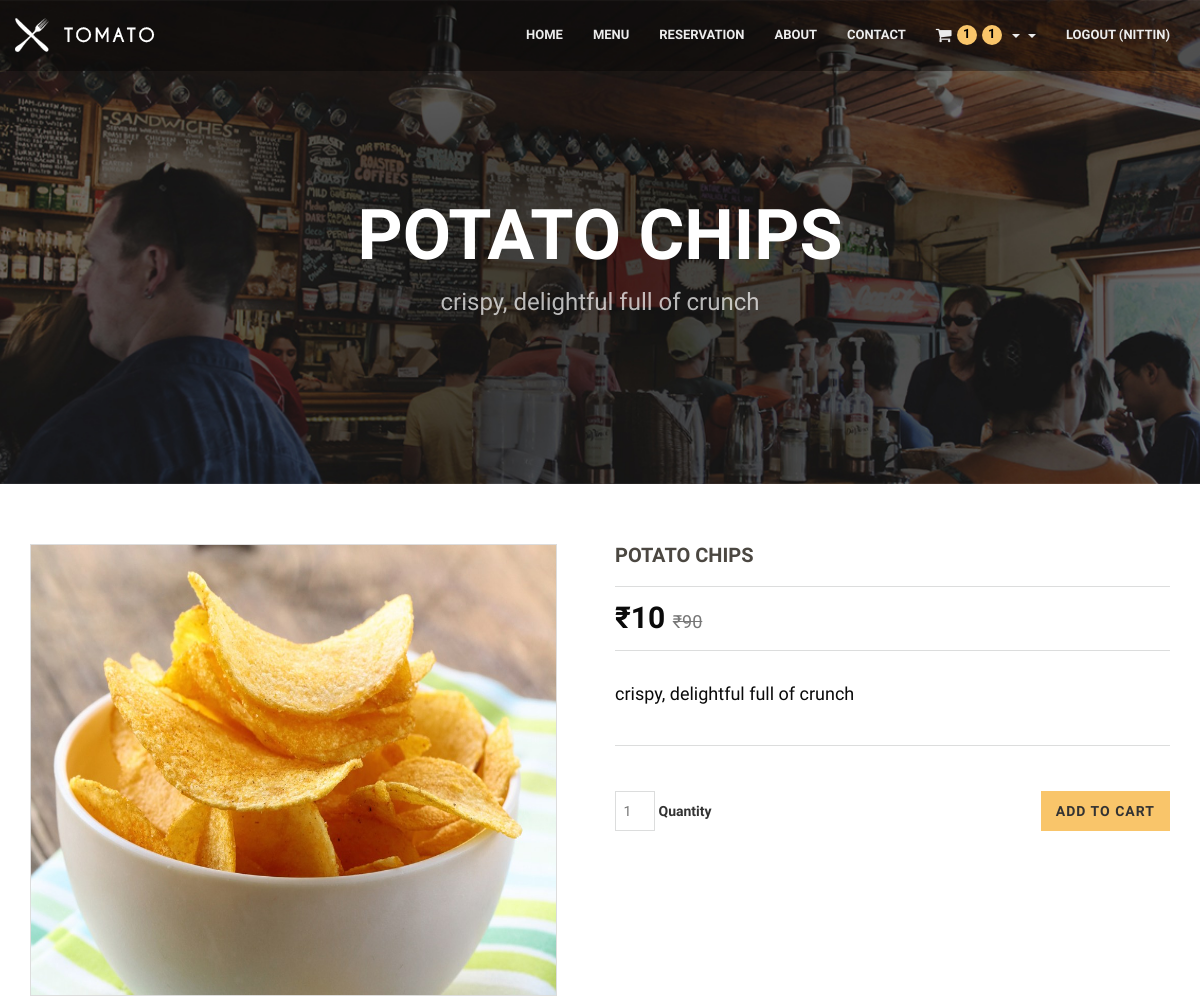
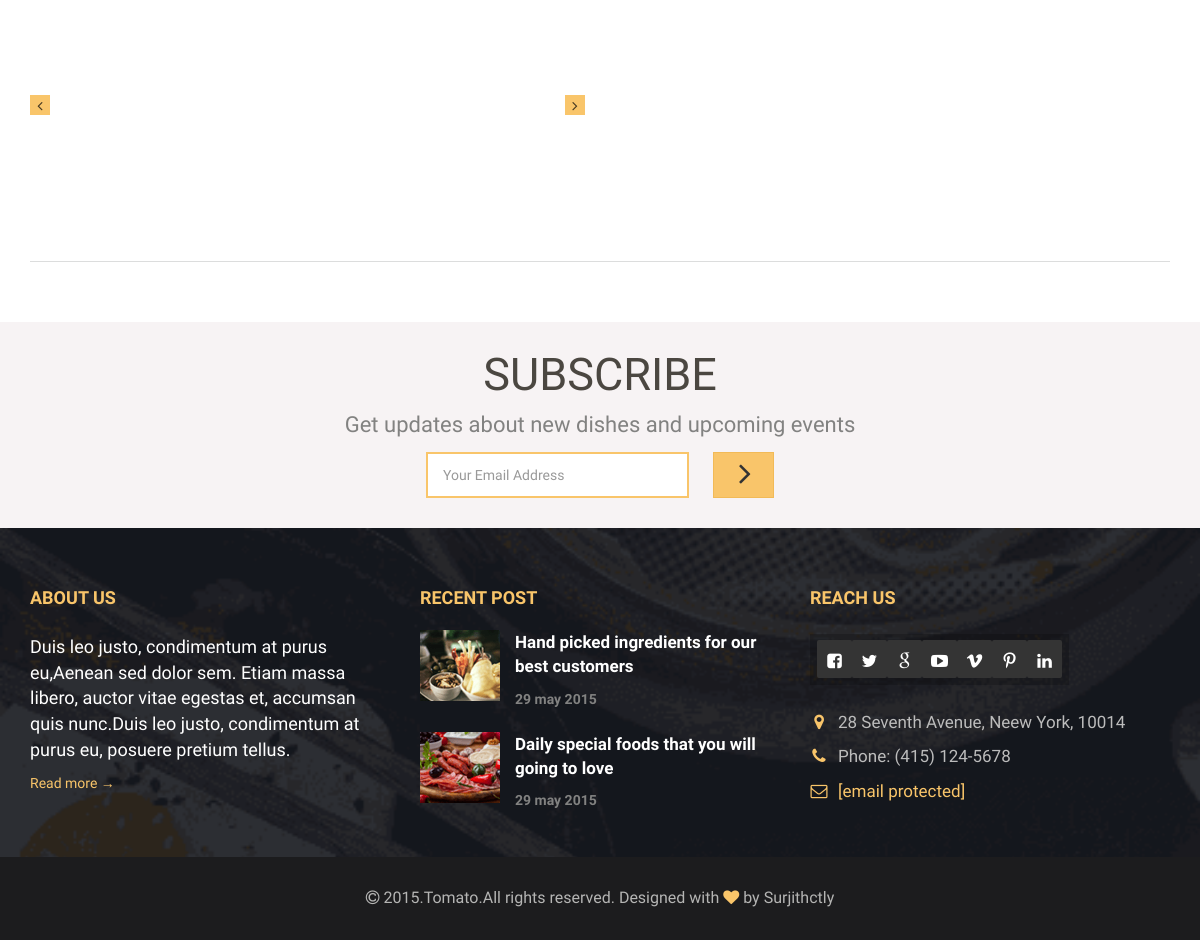
The page /management/dish/17 (signed in) on the database its author committed (2 pictures, top to bottom).
### management/models.py (models this page shows, shortened)
class Dish(models.Model):
    cat = models.ForeignKey(Category, on_delete=models.CASCADE)
    title = models.CharField(max_length=35, blank=True, null=True)
    price = models.IntegerField(blank=True, null=True)
    mrp = models.IntegerField(blank=True, null=True)
    img = models.FileField(blank=True, null=True)
    img1 = models.FileField(blank=True, null=True)
    img2 = models.FileField(blank=True, null=True)
    dis = models.TextField(blank=True, null=True)
    avail = models.BooleanField(blank=True, null=True ,default=True)

### management/views.py (the view, shortened to what this page needs)
# urls.py: path('dish/<int:dishid>',SinglePage, name='dish'),
def SinglePage(request, dishid):
    dish = Dish.objects.filter(id = dishid).first()
    d = {}
    if request.user.is_authenticated:
        cartDish, total,orderCount = HeaderCart(request.user)
        d = {'dish':dish, 'cartDish':cartDish,'orderCount':orderCount, 'total':total}
    else:
        d = {'dish':dish}
    return render(request, 'shop_single_full.html', d)

### management/views.py (called while the page is built)
def HeaderCart(usr):
    cartDish = Add_to_cart.objects.filter(user = usr)
    total = 0
    for i in cartDish:
        total += (i.dish.price) * (i.qty)
    return cartDish, total, len(cartDish)

### templates/shop_single_full.html (shortened to what this page needs)
{% extends 'base.html' %}
{% block body %}
{% load static %}
            <section class="page_header">
                <div class="container">
                    <div class="row">
                        <div class="col-md-12 text-center">
                            <h2 class="text-uppercase">{{dish.title}}</h2>
                            <p>{{ dish.dis}}</p>
                        </div>
                    </div>
                </div>
            </section>
            <section class="shop-content">
                <div class="container">
                    <div class="row">
                        <div class="col-md-6">
                            <div class="single-shop-carousel">
                                <div>
                                    <img class="img-responsive" src="{{ dish.img.url }}" alt="1" style=" height:450px; width:550px; ">
                                </div>
                            </div>
                            <div class="single-shop-carousel-nav">
                                <div>
                                    <img class="img-responsive" src="{{ dish.img.url }}" alt="2" style=" height:150px; width:150px; ">
                                </div>
                                <div>
                                    <img class="img-responsive" src="{{ dish.img1.url }}" alt="2" style=" height:150px; width:150px; ">
                                </div>
                                <div>
                                    <img class="img-responsive" src="{{ dish.img2.url }}" alt="2" style=" height:150px; width:150px; ">
                                </div>
                            </div>
                        </div>
                        <div class="col-md-6 shop-single-info">
                            <div class="shop-single-title">
                                <h3 class="text-left">{{ dish.title }}</h3>
                            </div>
                            <div class="shop-single-price">
                                <div class="ssp pull-left">&#8377;{{dish.price}} <span>&#8377;{{ dish.mrp }}</span></div>
                            </div>
                            <p>{{ dish.dis }}</p>
                            <form action="" method="post">
                            <div class="quantity">
                                <input type="number" name='qty' min='1' max='5' required default='1' placeholder="1">
                                <label>Quantity</label>
                                <button type='submit' class="btn btn-default pull-right">Add to Cart</button>
                            </div>
                        </form>
                        </div>
                    </div>
                    <div class="tab-style3">
                    </div>
                    </div>
                </div>
           {% endblock %}

### templates/base.html (shortened to what this page needs)
<!DOCTYPE html>
{% load static %}
<html lang="en">
<head>
    <link rel="stylesheet" href="{% static 'css/bootstrap.min.css' %}">
    <link rel="stylesheet" href="{% static 'css/font-awesome/css/font-awesome.css' %}">
    <link rel="stylesheet" href="{% static 'css/plugin.css' %}">
    <link rel="stylesheet" href="{% static 'css/main.css' %}">
</head>
<body>
    <div class="body">
        <div class="main-wrapper">
            <nav class="navbar navbar-fixed-top">
                <div class="container">
                    <div class="navbar-header">
                        <a class="navbar-brand" href="index-2.html">
                            <img src="{% static 'img/nav-logo.png' %}" alt="nav-logo">
                        </a>
                    </div>
                    <div id="navbar" class="navbar-collapse collapse">
                        <ul class="nav navbar-nav navbar-right">
                            <li><a href="{% url 'home' %}">Home</a></li>
                            <li><a href="{% url 'menu' %}">Menu</a></li>
                            <li><a href="{% url 'reservation' %}">Reservation</a></li>
                            <li><a href="{% url 'about' %}">About</a></li>
                            <li><a href="{% url 'contact' %}">Contact</a></li>
                            {% if request.user.is_authenticated %}
                            <li class="dropdown">
                                <a class="css-pointer dropdown-toggle" data-toggle="dropdown" role="button"
                                    aria-haspopup="true" aria-expanded="false"><i
                                        class="fa fa-shopping-cart fsc pull-left"></i>
                                        <span class="cart-number">{{ request.user.add_to_cart_set.count }}</span><span class="caret"></span>
                                        <span class="cart-number">{{ orderCount }}</span><span class="caret"></span>
                                </a>
                            </li>
                            <li><a href="{% url 'logout' %}">Logout ({{ user.username }})</a></li>
                            {% else %}
                            <li><a href="{% url 'account' %}">Account  </a></li>
                            {% endif %}
                        </ul>
                    </div>
                </div>
            </nav>
{% block body %}
{% endblock body %}
<section class="subscribe">
                <div class="container">
                    <div class="row">
                        <div class="col-md-12">
                            <h1>Subscribe</h1>
                            <p>Get updates about new dishes and upcoming events</p>
                            <form class="form-inline"
                                action="https://demo.web3canvas.com/themeforest/tomato/php/subscribe.php" id="invite"
                                method="POST">
                                <div class="form-group">
                                    <input class="e-mail form-control" name="email" id="address" type="email"
                                        placeholder="Your Email Address" required>
                                </div>
                                <button type="submit" class="btn btn-default">
                                    <i class="fa fa-angle-right"></i>
                                </button>
                            </form>
                        </div>
                    </div>
                </div>
            </section>
            <section class="footer">
                <div class="container">
                    <div class="row">
                        <div class="col-md-4 col-sm-12">
                            <h1>About us</h1>
                            <p>Duis leo justo, condimentum at purus eu,Aenean sed dolor sem. Etiam massa libero, auctor
                                vitae egestas et, accumsan quis nunc.Duis leo justo, condimentum at purus eu, posuere
                                pretium tellus.</p>
                            <a href="about.html">Read more &rarr;</a>
                        </div>
                        <div class="col-md-4  col-sm-6">
                            <h1>Recent post</h1>
                            <div class="footer-blog clearfix">
                                <a href="blog_right_sidebar.html">
                                    <img src="{% static 'img/thumb8.png' %}" class="img-responsive footer-photo" alt="blog photos">
                                    <p class="footer-blog-text">Hand picked ingredients for our best customers</p>
                                    <p class="footer-blog-date">29 may 2015</p>
                                </a>
                            </div>
                            <div class="footer-blog clearfix last">
                                <a href="blog_right_sidebar.html">
                                    <img src="{% static 'img/thumb9.png' %}" class="img-responsive footer-photo" alt="blog photos">
                                    <p class="footer-blog-text">Daily special foods that you will going to love</p>
                                    <p class="footer-blog-date">29 may 2015</p>
                                </a>
                            </div>
                        </div>
                        <div class="col-md-4  col-sm-6">
                            <h1>Reach us</h1>
                            <div class="footer-social-icons">
                                <a href="https://www.facebook.com/">
                                    <i class="fa fa-facebook-square"></i>
                                </a>
                                <a href="https://www.twitter.com/">
                                    <i class="fa fa-twitter"></i>
                                </a>
                                <a href="https://plus.google.com/">
                                    <i class="fa fa-google"></i>
                                </a>
                                <a href="https://www.youtube.com/">
                                    <i class="fa fa-youtube-play"></i>
                                </a>
                                <a href="https://www.vimeo.com/">
                                    <i class="fa fa-vimeo"></i>
                                </a>
                                <a href="https://www.pinterest.com/">
                                    <i class="fa fa-pinterest-p"></i>
                                </a>
                                <a href="http://www.linkedin.com/">
                                    <i class="fa fa-linkedin"></i>
                                </a>
                            </div>
                            <div class="footer-address">
                                <p><i class="fa fa-map-marker"></i>28 Seventh Avenue, Neew York, 10014</p>
                                <p><i class="fa fa-phone"></i>Phone: (415) 124-5678</p>
                                <p><i class="fa fa-envelope-o"></i><a
                                        href="https://demo.web3canvas.com/cdn-cgi/l/email-protection"
                                        class="__cf_email__"
                                        data-cfemail="65161015150a17112517001611041017040b114b060a08">[email&#160;protected]</a>
                                </p>
                            </div>
                        </div>
                    </div>
                </div>
                <div class="footer-copyrights">
                    <div class="container">
                        <div class="row">
                            <div class="col-md-12">
                                <p><i class="fa fa-copyright"></i> 2015.Tomato.All rights reserved. Designed with <i
                                        class="fa fa-heart primary-color"></i> by Surjithctly</p>
                            </div>
                        </div>
                    </div>
                </div>
            </section>
        </div>
</body>
</html>

### rows shown on the page
Dish: title "POTATO CHIPS", dis "crispy, delightful full of crunch", img (picture), img1 (picture), img2 (picture), price "10", mrp "90"

### other values the page prints
{{ request.user.add_to_cart_set.count }} "1"
{{ orderCount }} "1"
{{ user.username }} "NITTIN"
